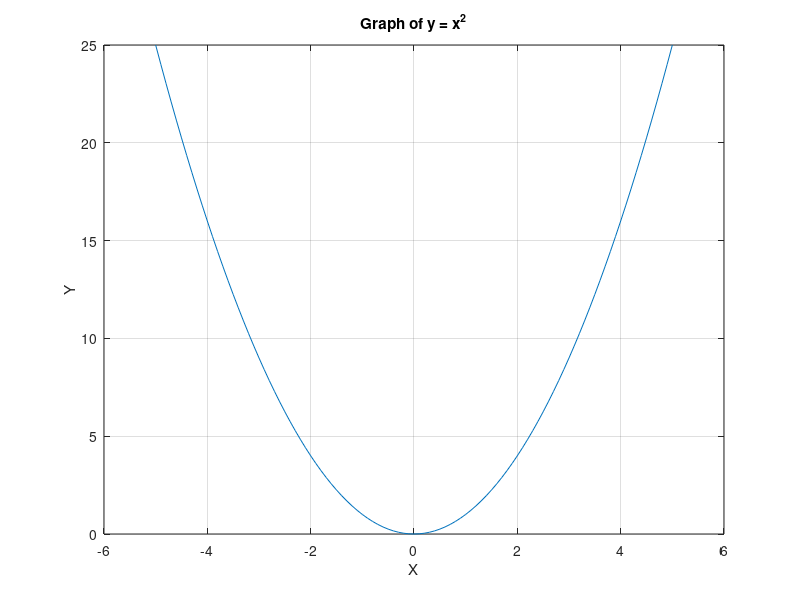

Here is the MATLAB script that generated this plot:
% Define the range of x values
x = -5 : 0.1 :5;

% Define the function
y = x.^2;

% Plot the graph
plot(x, y);
title('Graph of y = x^2');
xlabel('X');
ylabel('Y');
grid on; %Show grid
